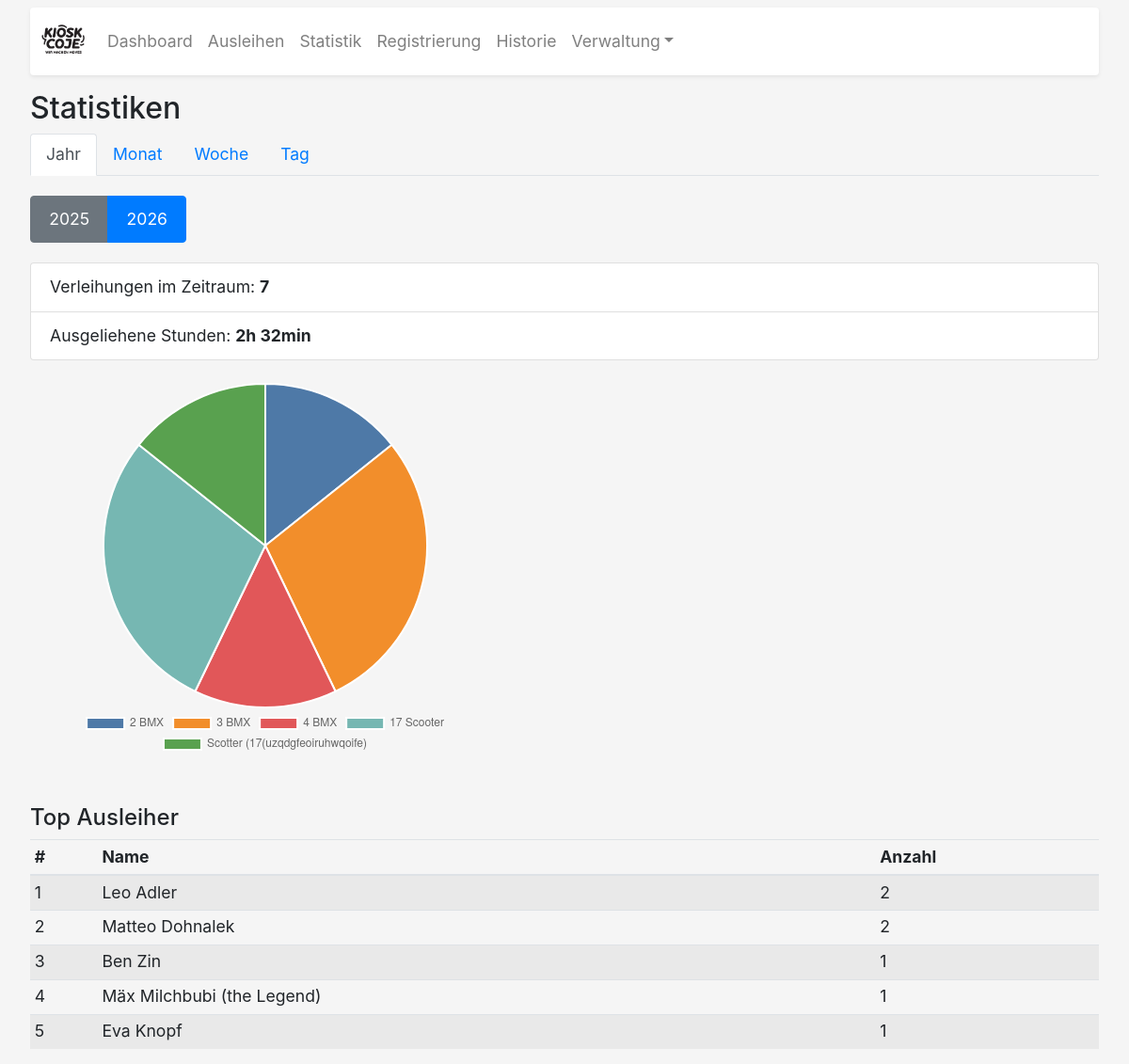
The page /statistik on the database its author committed.
### app.py (models this page shows, shortened)
class Ausleiher(db.Model):
    id = db.Column(db.Integer, primary_key=True)
    first_name = db.Column(db.String(50), nullable=False)
    last_name = db.Column(db.String(50), nullable=False)
    contact = db.Column(db.String(200))
    bemerkung = db.Column(db.Text, default='')
    date_of_birth = db.Column(db.Date, nullable=False)
    agb_accepted = db.Column(db.Boolean, nullable=False)
    liability_accepted = db.Column(db.Boolean, nullable=False)
    signature_data = db.Column(db.Text)
    vertragsdatum = db.Column(db.DateTime(timezone=True), default=lambda: datetime.now(BERLIN))

### app.py (the view)
@app.route('/statistik')
def statistik():
    granularity = request.args.get('granularity', 'year')
    year  = request.args.get('year',  datetime.now(BERLIN).year, type=int)
    month = request.args.get('month', None, type=int)
    week  = request.args.get('week',  None, type=int)
    day   = request.args.get('day',   None)
    if granularity == 'year':
        start = date(year, 1, 1)
        end   = date(year + 1, 1, 1)
    elif granularity == 'month' and month:
        start = date(year, month, 1)
        end   = date(year + 1, 1, 1) if month == 12 else date(year, month + 1, 1)
    elif granularity == 'week' and week:
        iso   = date.fromisocalendar(year, week, 1)
        start = iso
        end   = iso + timedelta(days=7)
    elif granularity == 'day' and day:
        start = datetime.strptime(day, "%Y-%m-%d").date()
        end   = start + timedelta(days=1)
    else:
        start = date(datetime.now(BERLIN).year, 1, 1)
        end   = date(datetime.now(BERLIN).year + 1, 1, 1)
    period_loans = Verleihung.query.filter(
        Verleihung.start_time >= start,
        Verleihung.start_time < end
    )
    total_verleihungen = period_loans.count()
    total_hours = (
        db.session.query(func.sum(Verleihung.actual_duration))
        .filter(
            Verleihung.actual_duration != None,
            Verleihung.start_time >= start,
            Verleihung.start_time < end
        ).scalar() or 0
    )
    data = (
        db.session.query(Objekt.name, func.count(Verleihung.id).label('count'))
        .join(Verleihung, Verleihung.objekt_id == Objekt.id)
        .filter(Verleihung.start_time >= start, Verleihung.start_time < end)
        .group_by(Objekt.id).all()
    )
    labels = [row.name for row in data]
    counts = [row.count for row in data]
    top_users = (
        db.session.query(
            Ausleiher.first_name, Ausleiher.last_name,
            func.count(Verleihung.id).label('loan_count')
        )
        .join(Verleihung, Verleihung.ausleiher_id == Ausleiher.id)
        .filter(Verleihung.start_time >= start, Verleihung.start_time < end)
        .group_by(Ausleiher.id)
        .order_by(func.count(Verleihung.id).desc())
        .limit(10).all()
    )
    years = [y[0] for y in db.session
             .query(func.strftime('%Y', Verleihung.start_time))
             .distinct().order_by(func.strftime('%Y', Verleihung.start_time))
             .all()]
    if not years:
        years = [str(datetime.now(BERLIN).year)]
    if granularity == 'month' and not month:
        month = datetime.now(BERLIN).month
    if granularity == 'week' and not week:
        week = datetime.now(BERLIN).isocalendar()[1]
    if granularity == 'day' and not day:
        day = datetime.now(BERLIN).strftime('%Y-%m-%d')
    return render_template('statistik.html',
                           granularity=granularity, year=year, month=month,
                           week=week, day=day,
                           total_verleihungen=total_verleihungen,
                           total_hours=round(total_hours, 2),
                           labels=labels, counts=counts,
                           top_users=top_users,
                           years=years)

### app.py (called while the page is built)
@app.template_filter('format_duration')
def format_duration_filter(value):
    try:
        decimal_hours = float(value)
    except (TypeError, ValueError):
        return value
    total_minutes = int(round(decimal_hours * 60))
    hours = total_minutes // 60
    minutes = total_minutes % 60
    return f"{hours}h {minutes}min"

@app.context_processor
def inject_now():
    return {'now': lambda: datetime.now(BERLIN)}

### templates/statistik.html (shortened to what this page needs)
{% extends "base.html" %}
{% block content %}
<div class="mt-3">
  <h2>Statistiken</h2>
  <ul class="nav nav-tabs mb-3">
    {% for g, label in [('year','Jahr'),('month','Monat'),('week','Woche'),('day','Tag')] %}
      <li class="nav-item">
        <a class="nav-link {% if granularity==g %}active{% endif %}"
           href="{{ url_for('statistik', granularity=g) }}">{{ label }}</a>
      </li>
    {% endfor %}
  </ul>
  <div class="mb-3">
    {% if granularity == 'year' %}
      <div class="btn-group flex-wrap">
        {% for y in years %}
          <a href="{{ url_for('statistik', granularity='year', year=y) }}"
             class="btn btn-{% if y|int == year %}primary{% else %}secondary{% endif %}">
            {{ y }}
          </a>
        {% endfor %}
      </div>
    {% else %}
      <form method="GET" action="{{ url_for('statistik') }}" class="form-inline">
        <input type="hidden" name="granularity" value="day">
        <input type="date" name="day" class="form-control mr-2" value="{{ day or '' }}">
        <button type="submit" class="btn btn-primary">Anzeigen</button>
      </form>
    {% endif %}
  </div>
  <ul class="list-group mb-4">
    <li class="list-group-item">
      Verleihungen im Zeitraum: <strong>{{ total_verleihungen }}</strong>
    </li>
    <li class="list-group-item">
      Ausgeliehene Stunden: <strong>{{ total_hours | format_duration }}</strong>
    </li>
  </ul>
  {% if labels %}
  <canvas id="pieChart"
          data-labels='{{ labels|tojson|safe }}'
          data-counts='{{ counts|tojson|safe }}'
          style="max-width:500px; max-height:400px;">
  </canvas>
  {% else %}
    <p class="text-muted">Keine Daten für diesen Zeitraum.</p>
  {% endif %}
  <h4 class="mt-5">Top Ausleiher</h4>
  {% if top_users %}
  <table class="table table-sm table-striped">
    <thead>
      <tr><th>#</th><th>Name</th><th>Anzahl</th></tr>
    </thead>
    <tbody>
      {% for u in top_users %}
      <tr>
        <td>{{ loop.index }}</td>
        <td>{{ u.first_name }} {{ u.last_name }}</td>
        <td>{{ u.loan_count }}</td>
      </tr>
      {% endfor %}
    </tbody>
  </table>
  {% else %}
    <p class="text-muted">Keine Daten für diesen Zeitraum.</p>
  {% endif %}
</div>
{% endblock %}
{% block scripts %}
<script>
  document.addEventListener('DOMContentLoaded', () => {
    const canvas = document.getElementById('pieChart');
    if (!canvas) return;
    const labels = JSON.parse(canvas.dataset.labels);
    const data   = JSON.parse(canvas.dataset.counts);
    if (!data.length) return;
    new Chart(canvas.getContext('2d'), {
      type: 'pie',
      data: {
        labels,
        datasets: [{ data, backgroundColor: [
          '#4e79a7','#f28e2b','#e15759','#76b7b2','#59a14f',
          '#edc948','#b07aa1','#ff9da7','#9c755f','#bab0ac'
        ]}]
      },
      options: {
        responsive: true,
        plugins: { legend: { position: 'bottom' } }
      }
    });
  });
</script>
{% endblock %}

### templates/base.html (style rules this page uses)
body { font-size: 1.1rem; background-color: #f5f5f5; }
.btn { font-size: 1.1rem; padding: 0.65rem 1.2rem; margin: 0.35rem 0; }

### rows shown on the page
Ausleiher: first_name "Leo", last_name "Adler", loan_count "2"
Ausleiher: first_name "Matteo", last_name "Dohnalek", loan_count "2"
Ausleiher: first_name "Ben", last_name "Zin", loan_count "1"
Ausleiher: first_name "Mäx", last_name "Milchbubi (the Legend)", loan_count "1"
Ausleiher: first_name "Eva", last_name "Knopf", loan_count "1"

### other values the page prints
{{ label }} "Jahr" "Monat" "Woche" "Tag"
{{ y }} "2025" "2026"
{{ total_verleihungen }} "7"
{{ total_hours | format_duration }} "2h 32min"
